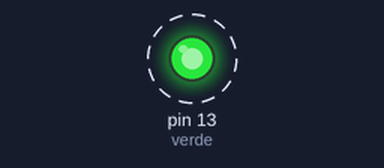
Bench run of a sketch on a simulated Arduino Uno, built with avr-gcc and run on an emulated ATmega328P. Parts: output pins drawn as LEDs (lit = HIGH). Dashed ring = blinking.

Above: at 0.5 s.
Timing chart, 0 to 4.6 s (numbered marks = the images above):
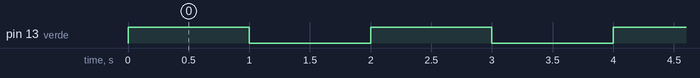

Measured:
- by itself, pin 13 (verde): alternates HIGH for 1.0 s and LOW for 1.0 s

The sketch:

led_verde_RGB.ino
```cpp
/*
    Autor(a): Diana Santos - Franzininho
    Data: 08/08/23
    Título: Exemplo 2 - Brilho Futurista: Criando Efeitos de Iluminação com LED RGB
    Descrição:Neste exemplo vamos  criar uma luz de sinalização utilizando a cor
    verde, do LED RGB que está no pino 13 do nosso LAB.
*/

const int verde = 13;  // Pino digital onde o LED está conectado

void setup() {
  pinMode(verde, OUTPUT); // Configura o pino LED como saída:
}

void loop() {
  digitalWrite(verde, HIGH); // Liga o LED verde do RGB
  delay(1000); // Mantém ligado por 1 segundo
  digitalWrite(verde, LOW); //Desliga o LED verde do RGB
  delay(1000); // Mantém ligado por 1 segundo
}
```
